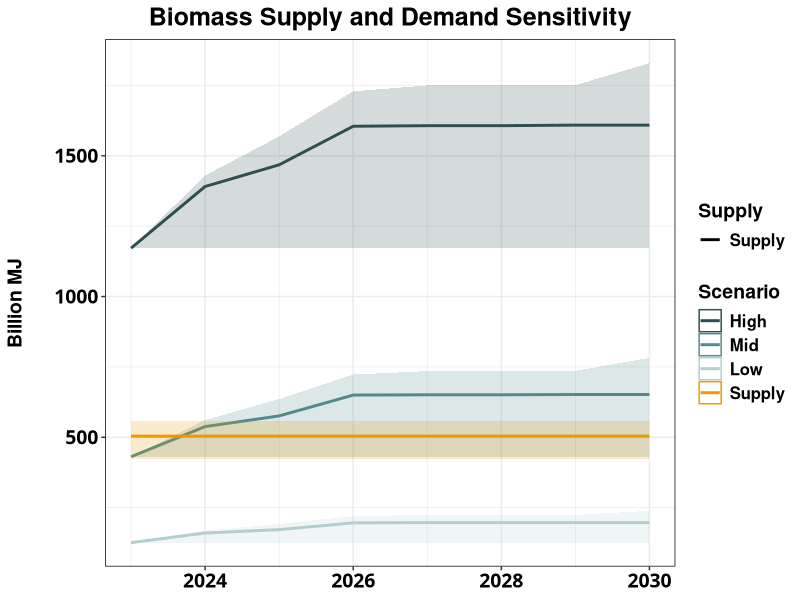

Source code (R):
################################################################################################
## Title: The viability of co-firing biomass waste to mitigate coal plant emissions in Indonesia
## R script for creating Supplementary Figure 2 
## AUTHOR:            Claire Squire
## Date: 2024 July
################################################################################################


library(ggplot2)
library(dplyr)

data <- data.frame(
  Scenario = factor(rep(c("Low", "Mid", "High"), each = 8), levels = c("High", "Mid", "Low")),
  Demand = c(126, 160, 172, 196, 197, 197, 197, 197, 
             431, 538, 576, 650, 651, 651, 652, 652, 
             1172, 1391, 1468, 1605, 1607, 1607, 1609, 1609),
  Min = c(126, 126, 126, 126, 126, 126, 126, 126, 
          431, 431, 431, 431, 431, 431, 431, 431, 
          1172, 1172, 1172, 1172, 1172, 1172, 1172, 1172),
  Max = c(126, 168, 192, 220, 224, 224, 224, 239, 
          431, 561, 636, 723, 735, 735, 736, 782, 
          1172, 1430, 1569, 1729, 1750, 1750, 1751, 1829),
  Year = rep(2023:2030, 3),
  Supply_Min = c(424, 423, 423, 423, 423, 423, 423, 423, 
                 423, 423, 423, 423, 423, 423, 423, 423, 
                 423, 423, 423, 423, 423, 423, 423, 423),
  Supply_Max = c(558, 558, 558, 558, 558, 558, 558, 558, 
                 558, 558, 558, 558, 558, 558, 558, 558, 
                 558, 558, 558, 558, 558, 558, 558, 558),
  Supply = c(504, 504, 504, 504, 504, 504, 504, 504, 
             504, 504, 504, 504, 504, 504, 504, 504, 
             504, 504, 504, 504, 504, 504, 504, 504))

ggplot(data, aes(x = Year)) +
  geom_line(aes(y = Demand, color = Scenario, group = Scenario), size = 1) +
  geom_ribbon(aes(ymin = Min, ymax = Max, fill = Scenario), alpha = 0.2) +
  geom_line(aes(y = Supply, linetype = "Supply", color = "Supply"), size = 1) +
  geom_ribbon(aes(ymin = Supply_Min, ymax = Supply_Max, fill = "Supply"), alpha = 0.2) +
  labs(title = "Biomass Supply and Demand Sensitivity",
       x = NULL,
       y = "Billion MJ",
       color = "Demand Scenario", 
       fill = "Scenario",
       linetype = "Supply") +
  scale_fill_manual(name = "Scenario", 
                    values = c("Low" = "lightcyan3", "Mid" = "darkslategray4", "High" = "darkslategrey", "Supply" = "orange2")) +
  scale_color_manual(name = "Scenario", 
                     values = c("Supply" = "orange2", "Low" = "lightcyan3", "Mid" = "darkslategray4", "High" = "darkslategrey")) +
  scale_linetype_manual(name = "Supply", 
                        values = c("Supply" = "solid")) +
  guides(color = guide_legend(override.aes = list(fill = NA)),
         fill = guide_legend(override.aes = list(color = c("darkslategrey", "darkslategray4", "lightcyan3", "orange2")))) +
  theme_bw() +
  theme(
    plot.title = element_text(face = "bold", hjust = 0.5, size = 18, colour = "black"),
    axis.text.y = element_text(size = 14, colour = "black", face = "bold"),
    axis.text = element_text(family = "Franklin Gothic Medium", size = 10, colour = "black"),
    axis.title.y = element_text(size = 14, face = "bold", margin = margin(r = 20)),
    axis.text.x = element_text(size = 14, face = "bold"),
    panel.border = element_rect(colour = "black"),
    legend.position = "right",
    legend.title = element_text(size = 14, face = "bold"),
    legend.text = element_text(size = 12, face = "bold"))

